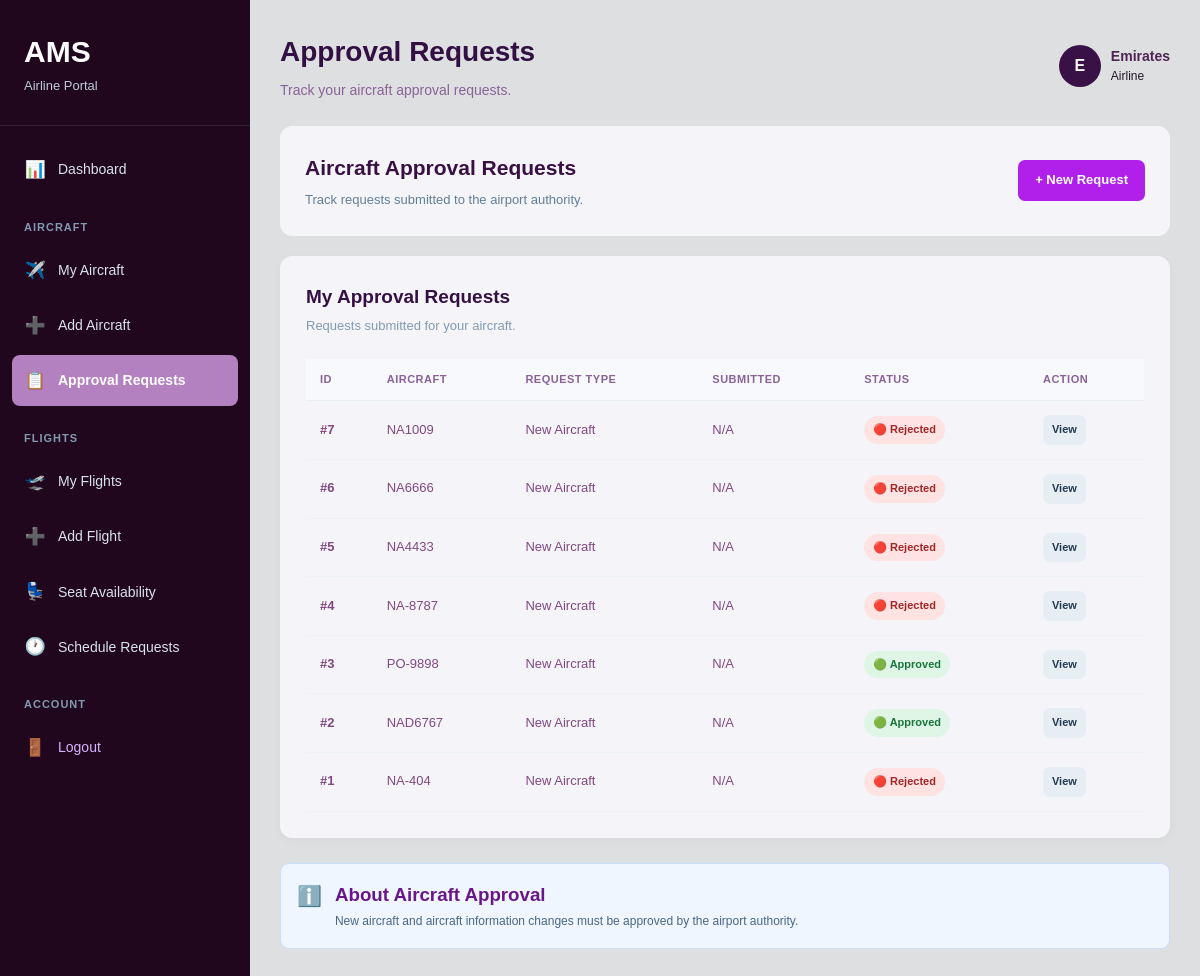
The app's page /airline/approval/index.php (signed in) with its own data.
### tables this page shows
CREATE TABLE `airlines` (
  `id` int(11) NOT NULL,
  `airline_name` varchar(100) NOT NULL,
  `country` varchar(100) DEFAULT NULL,
  `contact` varchar(50) DEFAULT NULL,
  `email` varchar(100) DEFAULT NULL,
  `status` varchar(20) DEFAULT 'Active',
  `created_at` timestamp NOT NULL DEFAULT current_timestamp()
);

CREATE TABLE `aircraft_approval_requests` (
  `id` int(11) NOT NULL,
  `aircraft_id` int(11) NOT NULL,
  `airline_id` int(11) NOT NULL,
  `request_type` varchar(50) NOT NULL,
  `description` text DEFAULT NULL,
  `proposed_model` varchar(100) DEFAULT NULL,
  `proposed_capacity` int(11) DEFAULT NULL,
  `proposed_manufacturer` varchar(100) DEFAULT NULL,
  `proposed_manufacturing_date` date DEFAULT NULL,
  `supporting_document` varchar(255) DEFAULT NULL,
  `status` varchar(30) NOT NULL DEFAULT 'pending',
  `feedback` text DEFAULT NULL,
  `reviewed_by` int(11) DEFAULT NULL,
  `reviewed_at` datetime DEFAULT NULL,
  `created_at` timestamp NOT NULL DEFAULT current_timestamp()
);

### airline/approval/index.php (the view, shortened to what this page needs)
<?php
require_once '../../config/database.php';
$user_id = $_SESSION['user_id'];
$sql = "SELECT email
        FROM users
        WHERE id='$user_id'";
$result = mysqli_query($conn, $sql);
$user = mysqli_fetch_assoc($result);
$user_email = $user['email'];
$sql = "SELECT *
        FROM airlines
        WHERE email='$user_email'";
$result = mysqli_query($conn, $sql);
$airline = mysqli_fetch_assoc($result);
$airline_id = $airline['id'];
$airline_name = $airline['airline_name'];
$sql = "SELECT *
        FROM aircraft_approval_requests
        WHERE airline_id='$airline_id'
        ORDER BY id DESC";
$result = mysqli_query($conn, $sql);
?>
<!DOCTYPE html>
<html>
<head>
<link rel="stylesheet"
      href="../../assets/css/airline.css">
</head>
<body>
<div class="airline-layout">
<div class="sidebar">
<div class="sidebar-logo">
<h2>AMS</h2>
<p>Airline Portal</p>
</div>
<nav class="sidebar-menu">
<a href="../dashboard.php"
   class="menu-item">
<span>📊</span>
Dashboard
</a>
<div class="menu-section">
<p class="menu-title">
Aircraft
</p>
<a href="../airplane/index.php"
   class="menu-item">
<span>✈️</span>
My Aircraft
</a>
<a href="../airplane/add.php"
   class="menu-item">
<span>➕</span>
Add Aircraft
</a>
<a href="index.php"
   class="menu-item active">
<span>📋</span>
Approval Requests
</a>
</div>
<div class="menu-section">
<p class="menu-title">
Flights
</p>
<a href="../flight/index.php"
   class="menu-item">
<span>🛫</span>
My Flights
</a>
<a href="../flight/add.php"
   class="menu-item">
<span>➕</span>
Add Flight
</a>
<a href="../flight/availability.php"
   class="menu-item">
<span>💺</span>
Seat Availability
</a>
<a href="../flight/schedule_request.php"
   class="menu-item">
<span>🕐</span>
Schedule Requests
</a>
</div>
<div class="menu-section">
<p class="menu-title">
Account
</p>
<a href="../../logout.php"
   class="menu-item logout-item">
<span>🚪</span>
Logout
</a>
</div>
</nav>
</div>
<div class="main-content">
<header class="topbar">
<div>
<h1>
Approval Requests
</h1>
<p>
Track your aircraft approval requests.
</p>
</div>
<div class="user-info">
<div class="user-avatar">
<?php
echo strtoupper(
    substr($airline_name, 0, 1)
);
?>
</div>
<div>
<strong>
<?php
echo htmlspecialchars($airline_name);
?>
</strong>
<small>
Airline
</small>
</div>
</div>
</header>
<section class="page-header">
<div>
<h2>
Aircraft Approval Requests
</h2>
<p>
Track requests submitted to the airport authority.
</p>
</div>
<a href="submit.php"
   class="btn btn-primary">
+ New Request
</a>
</section>
<section class="content-card">
<div class="table-header">
<h2>
My Approval Requests
</h2>
<p>
Requests submitted for your aircraft.
</p>
</div>
<?php
if (mysqli_num_rows($result) > 0)
{
?>
<div class="table-container">
<table class="data-table">
<tr>
<th>ID</th>
<th>Aircraft</th>
<th>Request Type</th>
<th>Submitted</th>
<th>Status</th>
<th>Action</th>
</tr>
<?php
while ($row = mysqli_fetch_assoc($result))
{
?>
<tr>
<td>
<strong>
#<?php
echo $row['id'];
?>
</strong>
</td>
<td>
<?php
echo htmlspecialchars(
    $row['proposed_model'] ?? 'N/A'
);
?>
</td>
<td>
<?php
$type = $row['request_type'] ?? 'request';
$type = str_replace(
    '_',
    ' ',
    $type
);
echo htmlspecialchars(
    ucwords($type)
);
?>
</td>
<td>
<?php
echo htmlspecialchars(
    $row['submitted_at'] ?? 'N/A'
);
?>
</td>
<td>
<?php
$status = strtolower(
    trim(
        $row['status'] ?? ''
    )
);
if ($status == "approved")
{
    echo '<span class="status-badge status-approved">
          🟢 Approved
          </span>';
}
elseif ($status == "rejected")
{
    echo '<span class="status-badge status-rejected">
          🔴 Rejected
          </span>';
}
else
{
    echo '<span class="status-badge status-pending">
          🟡 Pending
          </span>';
}
?>
</td>
<td>
<a href="view.php?id=<?php echo $row['id']; ?>"
   class="btn btn-small btn-secondary">
View
</a>
</td>
</tr>
<?php
}
?>
</table>
</div>
<?php
}
?>
</section>
<section class="info-box">
<div class="info-icon">
ℹ️
</div>
<div>
<h3>
About Aircraft Approval
</h3>
<p>
New aircraft and aircraft information changes
must be approved by the airport authority.
</p>
</div>
</section>
</div>
</div>
</body>
</html>

### assets/css/airline.css (style rules this page uses)
* { margin: 0; padding: 0; box-sizing: border-box; }
html { scroll-behavior: smooth; }
body { font-family: Arial, Helvetica, sans-serif; background: #dedfe0; color: #6b5aaa; line-height: 1.6; }
a { text-decoration: none; color: inherit; }
.airline-layout { min-height: 100vh; display: flex; }
.sidebar { width: 250px; min-height: 100vh; background: #21071d; color: #ffffff; position: fixed; left: 0; top: 0; bottom: 0; overflow-y: auto; z-index: 1000; }
.sidebar-logo { padding: 28px 24px; border-bottom: 1px solid rgba(255, 255, 255, 0.1); }
.sidebar-logo h2 { font-size: 30px; }
.sidebar-logo p { color: #bcccdc; font-size: 13px; }
.sidebar-menu { padding: 18px 12px; }
.menu-section { margin-top: 24px; }
.menu-title { padding: 0 12px 8px; color: #829ab1; font-size: 11px; font-weight: 700; text-transform: uppercase; letter-spacing: 1px; }
.menu-item { display: flex; align-items: center; gap: 12px; padding: 12px; margin-bottom: 4px; border-radius: 8px; color: #d9e2ec; font-size: 14px; transition: .2s; }
.menu-item span { width: 22px; text-align: center; font-size: 17px; }
.menu-item.active { background: #b381c0; color: #fff; font-weight: 600; }
.logout-item { color: #d7b4ff; }
.main-content { width: calc(100% - 250px); margin-left: 250px; min-height: 100vh; padding: 30px; }
.topbar { min-height: 70px; display: flex; align-items: center; justify-content: space-between; gap: 20px; margin-bottom: 25px; }
.topbar h1 { font-size: 28px; color: #321043; margin-bottom: 4px; }
.topbar p { color: #8a6298; font-size: 14px; }
.user-info { display: flex; align-items: center; gap: 10px; }
.user-avatar { width: 42px; height: 42px; border-radius: 50%; background: #3a1147; color: #fbfbfc; display: flex; align-items: center; justify-content: center; font-weight: 700; }
.user-info strong, .user-info small { display: block; }
.user-info strong { font-size: 14px; color: #4d2453; }
.user-info small { color: #26172b; font-size: 12px; }
.stat-card, .action-card, .module-card, .content-card, .page-header { background: #f5f5f9; border: 1px solid #f4f5f7; border-radius: 12px; }
.page-header { padding: 24px; margin-bottom: 20px; display: flex; align-items: center; justify-content: space-between; gap: 20px; }
.page-header h2 { color: #381043; font-size: 21px; margin-bottom: 5px; }
.page-header p { color: #627d98; font-size: 13px; }
.content-card { padding: 25px; margin-bottom: 25px; box-shadow: 0 3px 12px rgba(0, 0, 0, .03); }
.form-header, .table-header { margin-bottom: 22px; }
.form-header h2, .table-header h2 { color: #351043; font-size: 19px; margin-bottom: 4px; }
.form-header p, .table-header p { color: #829ab1; font-size: 13px; }
.btn { display: inline-flex; align-items: center; justify-content: center; padding: 10px 17px; border-radius: 7px; border: none; font-size: 13px; font-weight: 600; cursor: pointer; transition: .2s; }
.btn-primary { background: #b11feb; color: #fff; }
.btn-secondary { background: #e6edf3; color: #243b53; }
.form-notice, .info-box { display: flex; gap: 13px; padding: 16px; border-radius: 9px; background: #f0f6ff; border: 1px solid #c9ddff; margin-top: 20px; }
.notice-icon, .info-icon { font-size: 20px; flex-shrink: 0; }
.form-notice strong, .info-box h3 { color: #68178b; }
.form-notice p, .info-box p { color: #4a6785; font-size: 12px; margin-top: 3px; }
.table-container { width: 100%; overflow-x: auto; }
.data-table { width: 100%; border-collapse: collapse; min-width: 750px; }
.data-table th { padding: 12px 14px; background: #f7f9fc; color: #8a6298; text-align: left; font-size: 11px; text-transform: uppercase; letter-spacing: .5px; border-bottom: 1px solid #e6edf3; }
.data-table td { padding: 14px; color: #814881; font-size: 13px; border-bottom: 1px solid #edf2f7; }
.status-badge { display: inline-flex; align-items: center; padding: 5px 9px; border-radius: 20px; font-size: 11px; font-weight: 600; }
.status-approved { background: #dff6e7; color: #18753c; }
.status-rejected { background: #ffe3e3; color: #a12626; }
.btn-small { padding: 6px 9px; font-size: 11px; }

### records on screen
airlines: airline_name "E", airline_name "Emirates"
aircraft_approval_requests: id "7", proposed_model "NA1009", request_type "New Aircraft", submitted_at "N/A", status "🔴 Rejected"
aircraft_approval_requests: id "6", proposed_model "NA6666", request_type "New Aircraft", submitted_at "N/A", status "🔴 Rejected"
aircraft_approval_requests: id "5", proposed_model "NA4433", request_type "New Aircraft", submitted_at "N/A", status "🔴 Rejected"
aircraft_approval_requests: id "4", proposed_model "NA-8787", request_type "New Aircraft", submitted_at "N/A", status "🔴 Rejected"
aircraft_approval_requests: id "3", proposed_model "PO-9898", request_type "New Aircraft", submitted_at "N/A", status "🟢 Approved"
aircraft_approval_requests: id "2", proposed_model "NAD6767", request_type "New Aircraft", submitted_at "N/A", status "🟢 Approved"
aircraft_approval_requests: id "1", proposed_model "NA-404", request_type "New Aircraft", submitted_at "N/A", status "🔴 Rejected"
